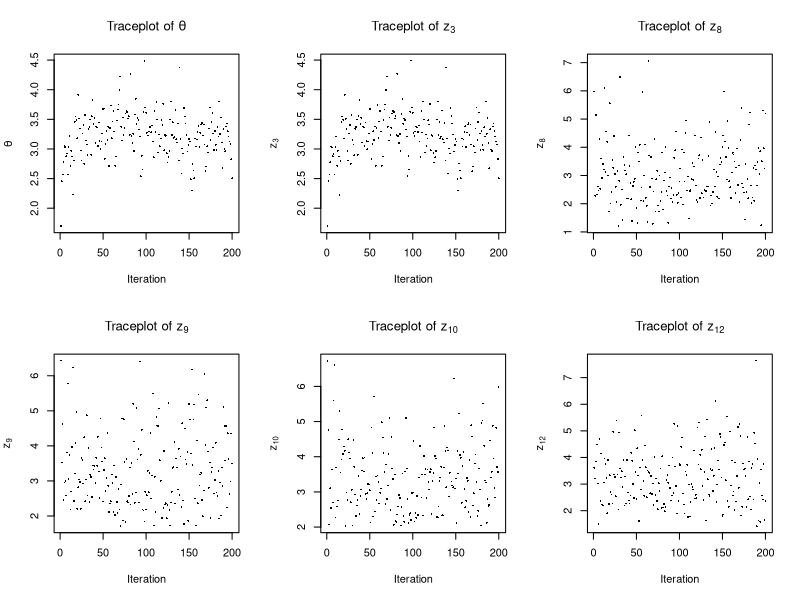
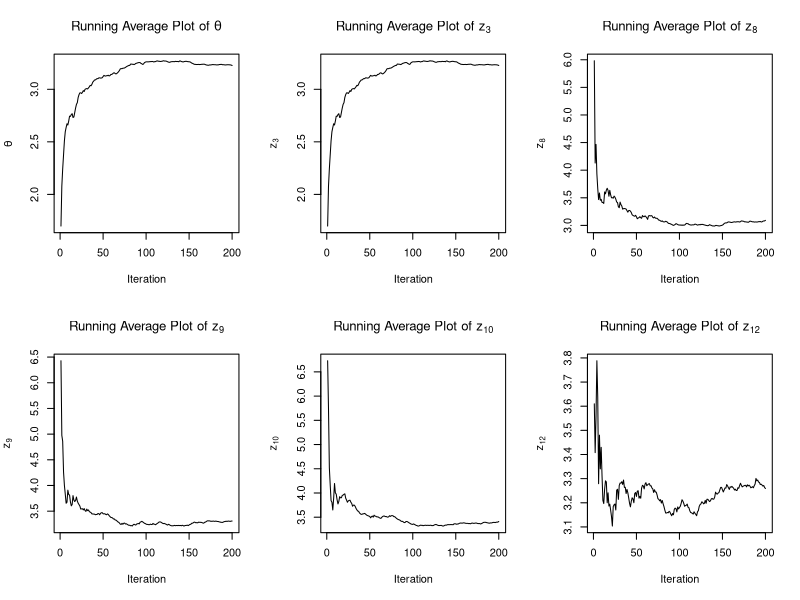
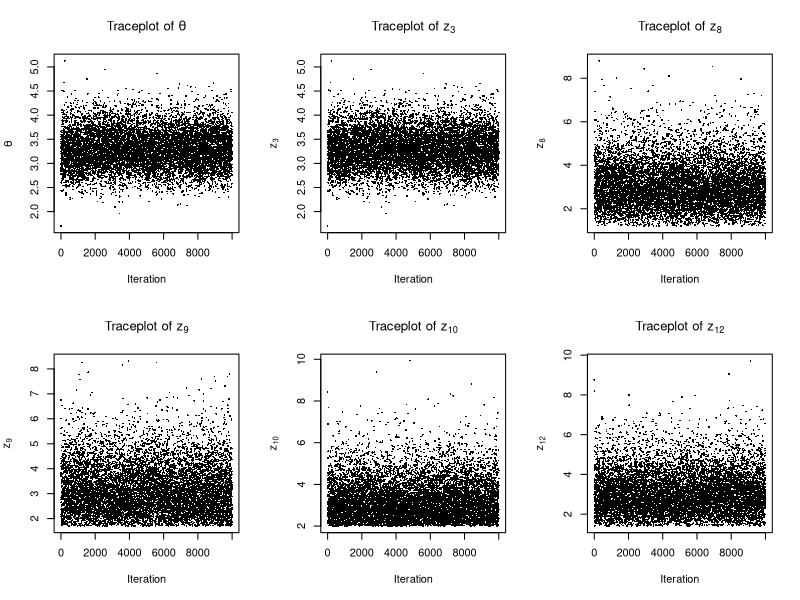
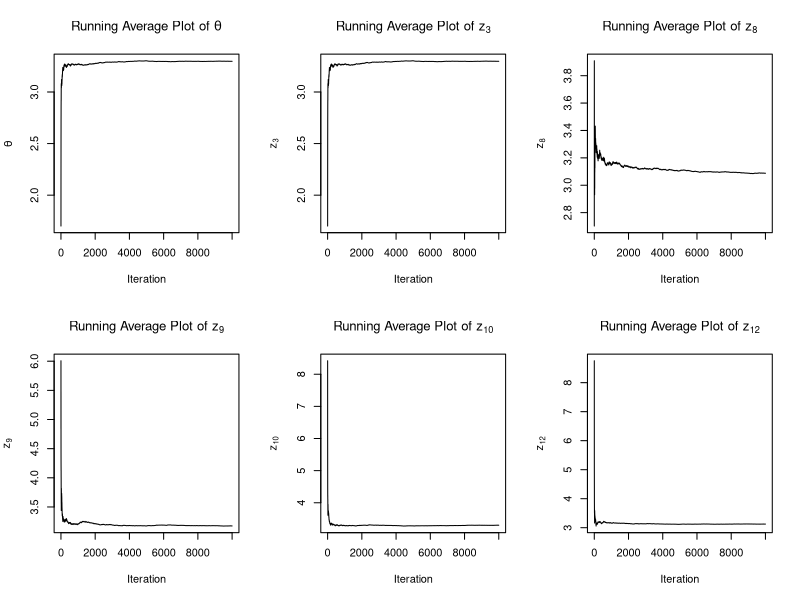
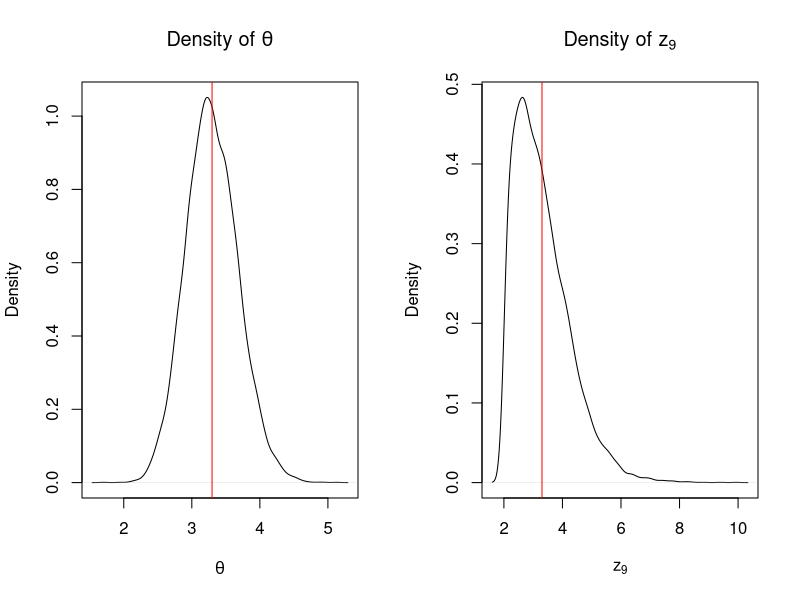
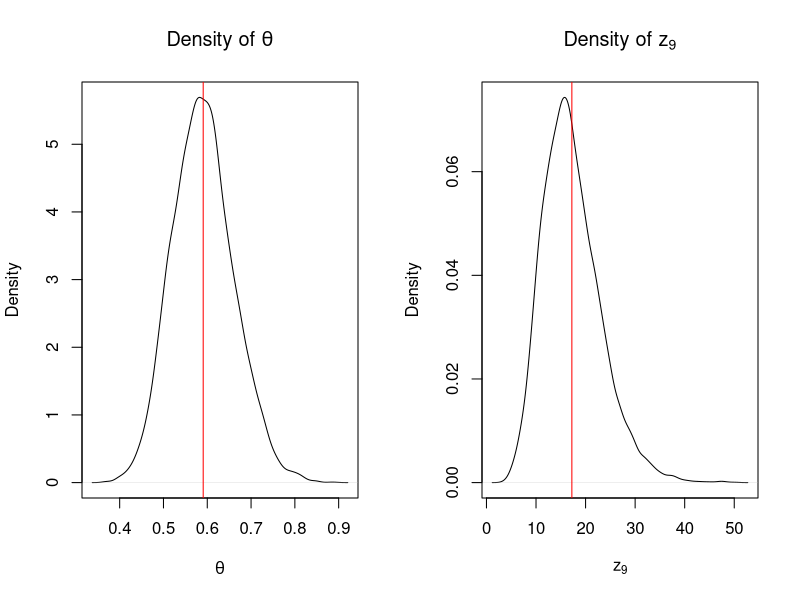
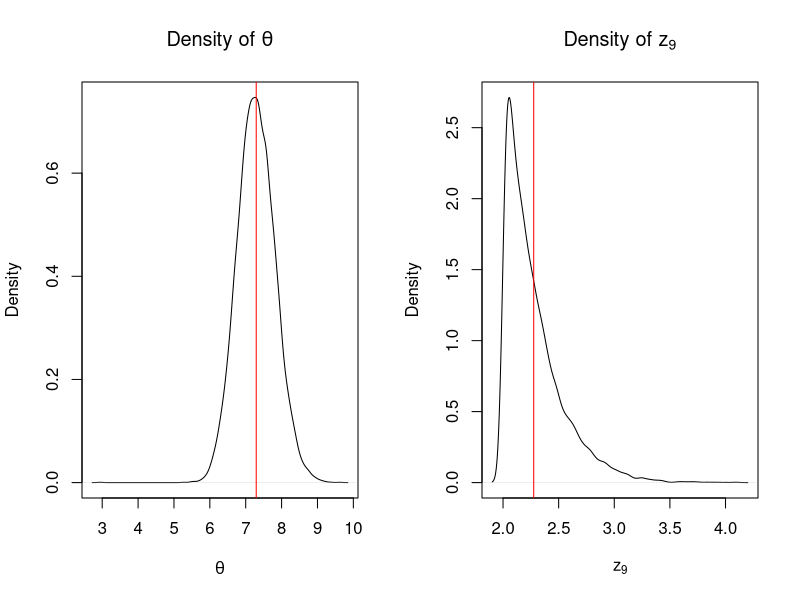

Source code (R) for these figures, in order:
## ---- chunk 1
# set parameter values
r <- 10
a <- 1
b <- 1

# input data
z <- c(3.4, 2.9, 1.4, 3.2, 1.8, 4.6, 2.8) # fully observed
c <- c(1.2, 1.7, 2.0, 1.4, 0.6) # to be interpolated

# Samples from a truncated gamma with
# truncation (t, infty), shape a, and rate b
# Input: t, a, b
# Output: truncated Gamma(a, b)
sampleTrunGamma <- function(t, a, b){
  # This function samples from a truncated gamma with
  # truncation (t, infty), shape a, and rate b
  p0 <- pgamma(t, shape = a, rate = b) # pgamma gives cumulative probability (default left tail P(t>x))
  x <- runif(1, min = p0, max = 1)
  y <- qgamma(x, shape = a, rate = b)
  return(y)
}

# Gibbs sampler for censored data
# Inputs:
  # this function is a Gibbs sampler
  # z is the fully observe data
  # c is censored data
  # n.iter is number of iterations
  # init.theta and init.miss are initial values for sampler
  # r, a, and b are parameters
  # burnin is number of iterations to use as burnin
# Output: theta, z
sampleGibbs <- function(z, c, n.iter, init.theta, init.miss, r, a, b, burnin = 1){
  z.sum <- sum(z)
  m <- length(c)
  n <- length(z) + m
  miss.vals <- init.miss
  res <- matrix(NA, nrow = n.iter, ncol = 1 + m)
  for (i in 1:n.iter){
    var.sum <- z.sum + sum(miss.vals)
    theta <- rgamma(1, shape = a + n*r, rate = b + var.sum)
    miss.vals <- sapply(c, function(x) {sampleTrunGamma(x, r, theta)})
    res[i,] <- c(theta, miss.vals)
  }
  return(res[burnin:n.iter,])
}

## ---- chunk 2
n.iter <- 200
init.theta <- 1
init.missing <- rgamma(length(c), shape = r, rate = init.theta)
missing.index <- c(3,8,9,10,12) # these observations need to be interpolated

# run sampler
res <- sampleGibbs(z, c, n.iter, init.theta, init.missing, r, a, b)


par(mfrow=c(2,3))
plot(1:n.iter, res[,1], pch = 16, cex = .35,
     xlab = "Iteration", ylab = expression(theta),
     main = expression(paste("Traceplot of ", theta)))

for (ind in missing.index){
  x.lab <- bquote(z[.(ind)])
  # plot the traceplot for each missing observation
  plot(1:n.iter, res[,which(missing.index == ind)], pch = 16, cex = .35,
       xlab = "Iteration", ylab = x.lab,
       main = bquote(paste("Traceplot of ", .(x.lab))))
}

## ---- chunk 3
# get running averages
run.avg <- apply(res, 2, cumsum)/(1:n.iter)

par(mfrow=c(2,3))

plot(1:n.iter, run.avg[,1], type = "l",
     xlab = "Iteration", ylab = expression(theta),
     main = expression(paste("Running Average Plot of ", theta)))

for (ind in missing.index){
  x.lab <- bquote(z[.(ind)])
  plot(1:n.iter, run.avg[,which(missing.index == ind)], type = "l",
       xlab = "Iteration", ylab = x.lab,
       main = bquote(paste("Running Average Plot of ", .(x.lab))))
}

## ---- chunk 4
n.iter <- 10000
init.theta <- 1
init.missing <- rgamma(length(c), shape = r, rate = init.theta)
missing.index <- c(3,8,9,10,12) # these observations need to be interpolated

# run sampler
res <- sampleGibbs(z, c, n.iter, init.theta, init.missing, r, a, b)


par(mfrow=c(2,3))
plot(1:n.iter, res[,1], pch = 16, cex = .35,
     xlab = "Iteration", ylab = expression(theta),
     main = expression(paste("Traceplot of ", theta)))

for (ind in missing.index){
  x.lab <- bquote(z[.(ind)])
  # plot the traceplot for each missing observation
  plot(1:n.iter, res[,which(missing.index == ind)], pch = 16, cex = .35,
       xlab = "Iteration", ylab = x.lab,
       main = bquote(paste("Traceplot of ", .(x.lab))))
}

## ---- chunk 5
# get running averages
run.avg <- apply(res, 2, cumsum)/(1:n.iter)

par(mfrow=c(2,3))

plot(1:n.iter, run.avg[,1], type = "l",
     xlab = "Iteration", ylab = expression(theta),
     main = expression(paste("Running Average Plot of ", theta)))

for (ind in missing.index){
  x.lab <- bquote(z[.(ind)])
  plot(1:n.iter, run.avg[,which(missing.index == ind)], type = "l",
       xlab = "Iteration", ylab = x.lab,
       main = bquote(paste("Running Average Plot of ", .(x.lab))))
}

## ---- chunk 6
par(mfrow=c(1,2))

# density plots, mean indicated by red vertical bar
plot(density(res[,1]), xlab = expression(theta),
     main = expression(paste("Density of ", theta)))
abline(v = mean(res[,1]), col = "red")

plot(density(res[,4]), xlab = expression(z[9]),
     main = expression(paste("Density of ", z[9])))
abline(v = mean(res[,4]), col = "red")
## ---- chunk 7
n.iter <- 10000

# new parameters
r <- 10
a <- 1
b <- 100

# run sampler
res <- sampleGibbs(z, c, n.iter, init.theta, init.missing, r, a, b)

par(mfrow=c(1,2))

# density plots, mean indicated by red vertical bar
plot(density(res[,1]), xlab = expression(theta),
     main = expression(paste("Density of ", theta)))
abline(v = mean(res[,1]), col = "red")

plot(density(res[,4]), xlab = expression(z[9]),
     main = expression(paste("Density of ", z[9])))
abline(v = mean(res[,4]), col = "red")
## ---- chunk 8
n.iter <- 10000

# new parameters
r <- 10
a <- 100
b <- 1

# run sampler
res <- sampleGibbs(z, c, n.iter, init.theta, init.missing, r, a, b)

par(mfrow=c(1,2))

# density plots, mean indicated by red vertical bar
plot(density(res[,1]), xlab = expression(theta),
     main = expression(paste("Density of ", theta)))
abline(v = mean(res[,1]), col = "red")

plot(density(res[,4]), xlab = expression(z[9]),
     main = expression(paste("Density of ", z[9])))
abline(v = mean(res[,4]), col = "red")
